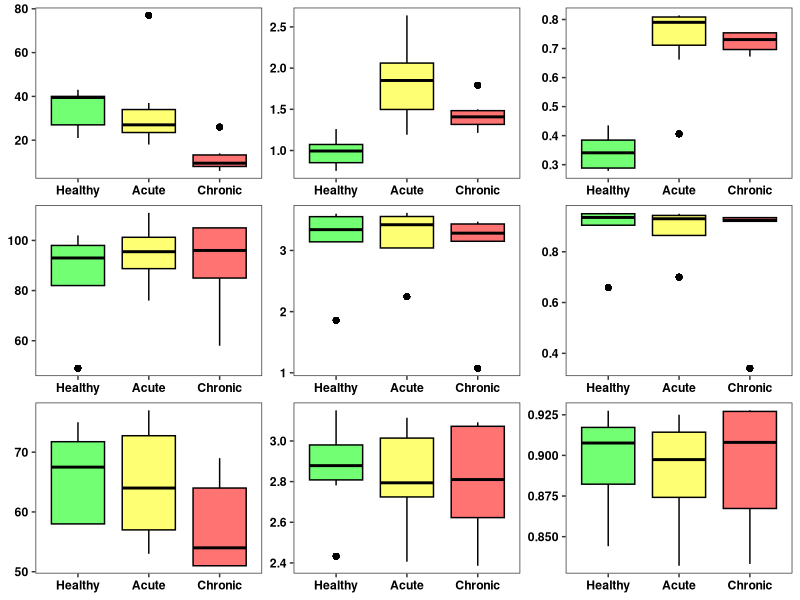

Recreate this plot in R.
library(readr)
library(tidyverse)
library(tidyr)
library(vegan)
library(cowplot)
library(ggpubr)

## Read in metadata and table
metadata <- read.delim("data/metadata.txt") %>% 
  mutate(Time_Point = case_when(Time_Point == 0 ~ "Healthy",
                                Time_Point == 6 ~ "Acute",
                                Time_Point == 36 ~ "Chronic")) %>% 
  mutate(Sample = case_when(Sample == "Fecal" ~ "Feces",
                            Sample == "OP" ~ "OP",
                            Sample == "BAL" ~ "BAL")) %>% 
  drop_na()

table <- read_tsv("data/feature_table.1488.txt", col_names = TRUE) %>% 
  rownames_to_column(var = "ASV") %>% 
  as.data.frame()
rownames(table) <- paste("ASV", table$ASV, sep = "")
metadata

alpha_metrics <- table %>% 
  select(-c(ASV,featureid)) %>% 
  rownames_to_column(var = "ASV") %>% 
  pivot_longer(-ASV,
               names_to = "sampleid",
               values_to = "counts") %>% 
  group_by(sampleid) %>% 
  mutate(obs_richness = specnumber(counts)) %>%

  mutate(shannon_e = diversity(counts, 
                               index = "shannon",
                               base = exp(1))) %>% 
  
  mutate(simpson = diversity(counts, 
                             index = "simpson")) %>% 
  select(-c(ASV, counts)) %>% 
  pivot_longer(-sampleid, names_to = "alpha_metric", values_to = "value") %>% 
  left_join(metadata, .) %>% 
  select(-c(Count, Cat))


alpha.sum.stats <- alpha_metrics %>% 
  group_by(Time_Point, alpha_metric) %>% 
  summarize(min = min(value),
            q1 = quantile(value, 0.25),
            median = median(value),
            mean = mean(value),
            q3 = quantile(value, 0.75),
            max = max(value),
            sd = sd(value))

write.csv(alpha.sum.stats, "data/alpha_summary_stats.csv",
          row.names = F)
  
## Richness Plots
alpha_metrics %>% 
  group_by(Sample, Time_Point) %>% 
  ggplot(aes(x = factor(Time_Point, levels = c("Healthy", "Acute", "Chronic")),
             y = value, 
             fill = Time_Point)) +
  geom_boxplot(aes(alpha = 0.5),
               color = "black") +

  facet_wrap(factor(Sample, levels = c("BAL", "OP", "Feces")) ~alpha_metric, 
             scales = "free",
             strip.position = "top",

  ) +

  scale_fill_manual(values = c("yellow", "red", "green")) +
  
  theme_bw() +
  
  theme(axis.title = element_blank(),
        axis.text = element_text(color = "black",
                                 face = "bold"),
        
        legend.position = "none",
        
        panel.background = element_blank(),
        panel.grid = element_blank(),

        strip.background = element_blank(),
        strip.text = element_blank()
        )

# ggsave("plots/alpha_diversity_labs.png",
#        dpi = 600,
#        width = 6,
#        height = 6,
#        units = c("in"))




